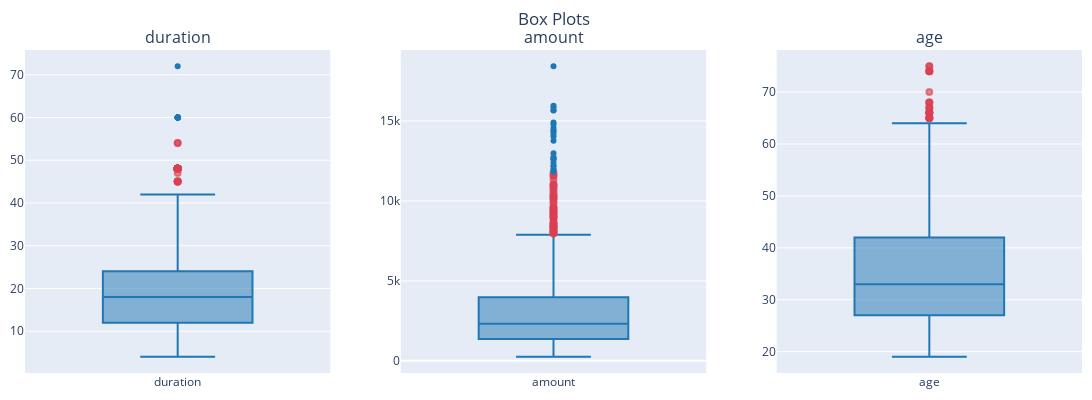

The notebook cell this image was saved under:
### Code cell
titles = ["duration", "amount", "age"]
label = "credit_risk"
cols = len(titles)
fig = make_subplots(rows=1, cols=cols, subplot_titles = titles, vertical_spacing=0.05)
layout = get_layout("Box Plots", height=400, width=1100)
for index,feature in enumerate(titles):
    fig.add_trace( get_boxplot_trace(feature, df[feature], color=colors[0]), row=1, col = index+1)
    
fig.update_layout(layout)
fig.show() 
   
if SAVE_IMAGES:
    # pio.write_image(fig, f"{images_folder}/significant_boxplots.png")
    fig.write_image(f"{images_folder}/significant_boxplots.png")

### Figure 1 — Plotly figure (JSON) as saved in the notebook; plotly's stock layout.template omitted (floating-point values rounded to 4 significant figures; data arrays with more than 128 entries replaced by an {"elided": "..."} marker saying what was removed)
{"data": [{"boxpoints": "suspectedoutliers", "line": {"color": "rgb(31, 119, 180)"}, "marker": {"color": "rgb(31, 119, 180)", "line": {"outliercolor": "rgba(219, 64, 82, 0.6)", "outlierwidth": 2}, "outliercolor": "rgba(219, 64, 82, 0.6)"}, "name": "duration", "type": "box", "xaxis": "x", "y": {"elided": "1000 int values"}, "yaxis": "y"}, {"boxpoints": "suspectedoutliers", "line": {"color": "rgb(31, 119, 180)"}, "marker": {"color": "rgb(31, 119, 180)", "line": {"outliercolor": "rgba(219, 64, 82, 0.6)", "outlierwidth": 2}, "outliercolor": "rgba(219, 64, 82, 0.6)"}, "name": "amount", "type": "box", "xaxis": "x2", "y": {"elided": "1000 int values"}, "yaxis": "y2"}, {"boxpoints": "suspectedoutliers", "line": {"color": "rgb(31, 119, 180)"}, "marker": {"color": "rgb(31, 119, 180)", "line": {"outliercolor": "rgba(219, 64, 82, 0.6)", "outlierwidth": 2}, "outliercolor": "rgba(219, 64, 82, 0.6)"}, "name": "age", "type": "box", "xaxis": "x3", "y": {"elided": "1000 int values"}, "yaxis": "y3"}], "layout": {"annotations": [{"font": {"size": 16}, "showarrow": false, "text": "duration", "x": 0.1444, "xanchor": "center", "xref": "paper", "y": 1, "yanchor": "bottom", "yref": "paper"}, {"font": {"size": 16}, "showarrow": false, "text": "amount", "x": 0.5, "xanchor": "center", "xref": "paper", "y": 1, "yanchor": "bottom", "yref": "paper"}, {"font": {"size": 16}, "showarrow": false, "text": "age", "x": 0.8556, "xanchor": "center", "xref": "paper", "y": 1, "yanchor": "bottom", "yref": "paper"}], "autosize": true, "height": 400, "margin": {"b": 10, "l": 10, "r": 10, "t": 50}, "showlegend": false, "title": {"text": "Box Plots", "x": 0.5, "xref": "paper"}, "width": 1100, "xaxis": {"anchor": "y", "automargin": true, "domain": [0, 0.2889], "tickangle": 0}, "xaxis2": {"anchor": "y2", "domain": [0.3556, 0.6444]}, "xaxis3": {"anchor": "y3", "domain": [0.7111, 1]}, "yaxis": {"anchor": "x", "automargin": true, "domain": [0, 1]}, "yaxis2": {"anchor": "x2", "domain": [0, 1]}, "yaxis3": {"anchor": "x3", "domain": [0, 1]}}}
